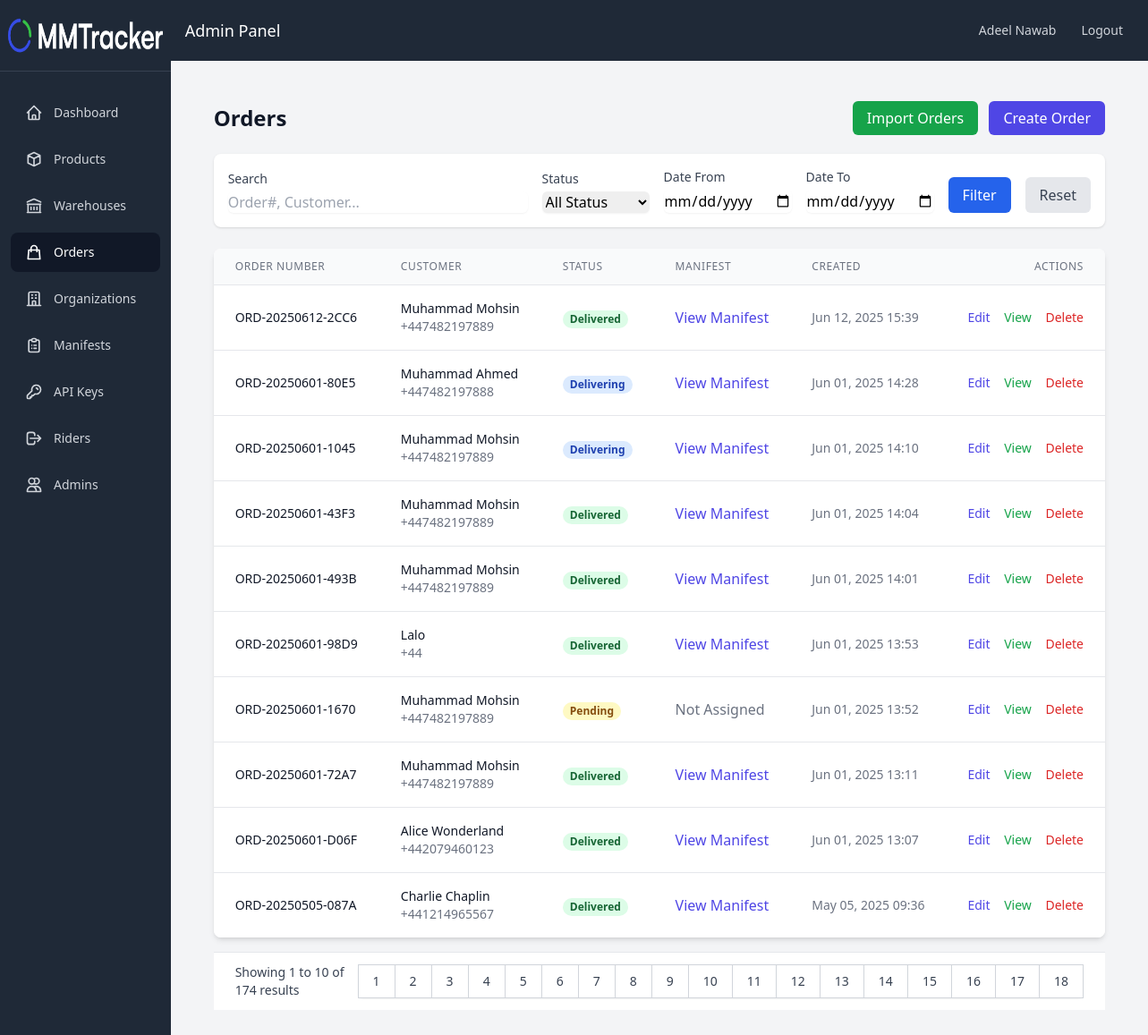
Screenshot of /pages/orders/index.php (signed in) with the database file from the repository.
### tables this page shows
CREATE TABLE `Orders` (
  `id` int(11) NOT NULL,
  `order_number` varchar(50) NOT NULL,
  `status` enum('pending','assigned','delivering','delivered','failed') NOT NULL DEFAULT 'pending',
  `notes` text DEFAULT NULL,
  `total_amount` decimal(10,2) DEFAULT NULL,
  `company_id` int(11) NOT NULL,
  `customer_id` int(11) DEFAULT NULL,
  `delivery_address_id` int(11) DEFAULT NULL,
  `organization_id` int(11) DEFAULT NULL,
  `drop_number` int(11) DEFAULT NULL,
  `created_at` timestamp NOT NULL DEFAULT current_timestamp(),
  `updated_at` timestamp NOT NULL DEFAULT current_timestamp() ON UPDATE current_timestamp(),
  `delivery_date` date DEFAULT NULL,
  `requires_image_proof` tinyint(1) DEFAULT NULL,
  `requires_signature_proof` tinyint(1) DEFAULT NULL,
  `proof_photo_url` varchar(255) DEFAULT NULL COMMENT 'Path to final delivery photo proof',
  `proof_signature_path` varchar(255) DEFAULT NULL COMMENT 'Path to final delivery signature proof',
  `latitude` decimal(10,7) DEFAULT NULL,
  `longitude` decimal(10,7) DEFAULT NULL
);

CREATE TABLE `Customers` (
  `id` int(11) NOT NULL,
  `company_id` int(11) DEFAULT NULL,
  `name` varchar(255) NOT NULL,
  `email` varchar(255) DEFAULT NULL,
  `phone` varchar(50) DEFAULT NULL,
  `created_at` timestamp NULL DEFAULT current_timestamp(),
  `updated_at` timestamp NULL DEFAULT current_timestamp() ON UPDATE current_timestamp()
);

### includes/config.php (called while the page is built, shortened)
<?php
$db_host = 'localhost';
$db_user = 'root';
$db_pass = '';
$db_name = 'u337053559_delivery';
$conn = mysqli_connect($db_host, $db_user, $db_pass, $db_name);
mysqli_set_charset($conn, "utf8mb4");
function isSuperAdmin() {
    return isset($_SESSION['user_type']) && $_SESSION['user_type'] === 'Super Admin';
}
function validUser() {
    global $conn;
    $query = "SELECT id, is_active FROM Users WHERE id = ?";
    $stmt = mysqli_prepare($conn, $query);
    mysqli_stmt_bind_param($stmt, "i", $_SESSION['user_id']);
    mysqli_stmt_execute($stmt);
    $result = mysqli_stmt_get_result($stmt);
    return true;
}
?>

### pages/orders/index.php (the view, shortened to what this page needs)
<?php
require_once '../../includes/config.php';
$page = isset($_GET['page']) ? (int)$_GET['page'] : 1;
$limit = 10;
$offset = ($page - 1) * $limit;
$search = isset($_GET['search']) ? cleanInput($_GET['search']) : '';
$where_clauses = [];
$params = [];
$types = '';
if (!isSuperAdmin()) {
    $where_clauses[] = "o.company_id = ?";
    $params[] = $_SESSION['company_id'];
    $types .= 'i';
}
$where_sql = !empty($where_clauses) ? ' WHERE ' . implode(' AND ', $where_clauses) : '';
$count_query = "SELECT COUNT(*) as count
                FROM Orders o
                LEFT JOIN Customers cust ON o.customer_id = cust.id"
               . $where_sql;
$count_stmt = mysqli_prepare($conn, $count_query);
if (!empty($params)) {
    mysqli_stmt_bind_param($count_stmt, $types, ...$params);
}
mysqli_stmt_execute($count_stmt);
$count_result = mysqli_stmt_get_result($count_stmt);
$total_records = mysqli_fetch_assoc($count_result)['count'];
$total_pages = ceil($total_records / $limit);
$query = "SELECT o.*, c.name as company_name, mo.manifest_id, cust.name as customer_name, cust.phone as phone
          FROM Orders o
          LEFT JOIN Companies c ON o.company_id = c.id
          LEFT JOIN ManifestOrders mo ON o.id = mo.order_id
          LEFT JOIN Customers cust ON o.customer_id = cust.id"
          . $where_sql .
         " ORDER BY o.created_at DESC
          LIMIT ? OFFSET ?";
$limit_offset_types = 'ii';
$params[] = $limit;
$params[] = $offset;
$final_types = $types . $limit_offset_types;
$stmt = mysqli_prepare($conn, $query);
if (!empty($params)) {
    mysqli_stmt_bind_param($stmt, $final_types, ...$params);
}
mysqli_stmt_execute($stmt);
$result = mysqli_stmt_get_result($stmt);
$pagination_params = [];
$base_query_string = http_build_query($pagination_params);
?>
<!DOCTYPE html>
<html lang="en">
<head>
    <script src="https://cdn.tailwindcss.com"></script>
</head>
<body class="bg-gray-100">
    <?php include_once '../../includes/navbar.php'; ?>
    <div class="flex-1 flex flex-col">
        <div class="bg-gray-800 p-4 flex justify-between items-center">
            <div class="text-white text-lg">Admin Panel</div>
            <div class="flex items-center">
                <span class="text-gray-300 text-sm mr-4"><?php echo $_SESSION['user_name']; ?></span>
                <a href="<?php echo SITE_URL; ?>logout.php"
                    class="text-gray-300 hover:bg-gray-700 hover:text-white px-3 py-2 rounded-md text-sm font-medium">
                    Logout
                </a>
            </div>
        </div>
        <div class="p-4">
            <div class="max-w-7xl mx-auto px-4 sm:px-6 lg:px-8 py-8">
                <div class="flex justify-between items-center mb-6">
                    <h1 class="text-2xl font-bold text-gray-900">Orders</h1>
                    <div class="space-x-2">
                         <a href="import.php" class="bg-green-600 text-white px-4 py-2 rounded-md hover:bg-green-700">Import Orders</a>
                        <a href="create.php" class="bg-indigo-600 text-white px-4 py-2 rounded-md hover:bg-indigo-700">Create Order</a>
                    </div>
                </div>
                <div class="bg-white p-4 rounded-lg shadow mb-6">
                    <form method="GET" class="flex flex-wrap gap-4 items-end">
                        <div class="flex-1 min-w-[150px]">
                            <label for="search" class="block text-sm font-medium text-gray-700">Search</label>
                            <input type="text" id="search" name="search" value="<?php echo htmlspecialchars($search); ?>"
                                placeholder="Order#, Customer..."
                                class="mt-1 w-full rounded-md border-gray-300 shadow-sm focus:border-indigo-500 focus:ring-indigo-500">
                        </div>
                        <div class="min-w-[120px]">
                             <label for="status" class="block text-sm font-medium text-gray-700">Status</label>
                            <select id="status" name="status" class="mt-1 w-full rounded-md border-gray-300 shadow-sm focus:border-indigo-500 focus:ring-indigo-500">
                                <option value="">All Status</option>
                            </select>
                        </div>
                        <div class="min-w-[140px]">
                             <label for="date_from" class="block text-sm font-medium text-gray-700">Date From</label>
                             <input type="date" id="date_from" name="date_from" value="<?php echo htmlspecialchars($_GET['date_from'] ?? ''); ?>"
                                    class="mt-1 w-full rounded-md border-gray-300 shadow-sm focus:border-indigo-500 focus:ring-indigo-500">
                        </div>
                         <div class="min-w-[140px]">
                             <label for="date_to" class="block text-sm font-medium text-gray-700">Date To</label>
                             <input type="date" id="date_to" name="date_to" value="<?php echo htmlspecialchars($_GET['date_to'] ?? ''); ?>"
                                    class="mt-1 w-full rounded-md border-gray-300 shadow-sm focus:border-indigo-500 focus:ring-indigo-500">
                        </div>
                        <button type="submit" class="bg-blue-600 text-white px-4 py-2 rounded-md hover:bg-blue-700">Filter</button>
                        <a href="index.php" class="bg-gray-200 text-gray-700 px-4 py-2 rounded-md hover:bg-gray-300">Reset</a>
                    </form>
                </div>
                <div class="bg-white shadow-md rounded-lg overflow-hidden">
                    <table class="min-w-full divide-y divide-gray-200">
                        <thead class="bg-gray-50">
                            <tr>
                                <th class="px-6 py-3 text-left text-xs font-medium text-gray-500 uppercase tracking-wider">Order Number</th>
                                <th class="px-6 py-3 text-left text-xs font-medium text-gray-500 uppercase tracking-wider">Customer</th>
                                <th class="px-6 py-3 text-left text-xs font-medium text-gray-500 uppercase tracking-wider">Status</th>
                                <th class="px-6 py-3 text-left text-xs font-medium text-gray-500 uppercase tracking-wider">Manifest</th>
                                <th class="px-6 py-3 text-left text-xs font-medium text-gray-500 uppercase tracking-wider">Created</th>
                                <th class="px-6 py-3 text-right text-xs font-medium text-gray-500 uppercase tracking-wider">Actions</th>
                            </tr>
                        </thead>
                        <tbody class="bg-white divide-y divide-gray-200">
                            <?php while ($order = mysqli_fetch_assoc($result)): ?>
                                <tr>
                                    <td class="px-6 py-4 whitespace-nowrap">
                                        <div class="text-sm font-medium text-gray-900"><?php echo htmlspecialchars($order['order_number']); ?></div>
                                    </td>
                                    <td class="px-6 py-4 whitespace-nowrap">
                                        <div class="text-sm text-gray-900"><?php echo htmlspecialchars($order['customer_name'] ?? ''); ?></div>
                                        <div class="text-sm text-gray-500"><?php echo htmlspecialchars($order['phone'] ?? ''); ?></div>
                                    </td>
                                    <td class="px-6 py-4 whitespace-nowrap">
                                        <span class="px-2 inline-flex text-xs leading-5 font-semibold rounded-full
                                <?php
                                switch ($order['status']) {
                                    case 'delivered':
                                        echo 'bg-green-100 text-green-800';
                                        break;
                                    case 'pending':
                                        echo 'bg-yellow-100 text-yellow-800';
                                        break;
                                    default:
                                        echo 'bg-blue-100 text-blue-800';
                                }
                                ?>">
                                            <?php echo ucfirst($order['status']); ?>
                                        </span>
                                    </td>
                                    <td class="px-6 py-4 whitespace-nowrap">
                                        <?php if ($order['manifest_id']): ?>
                                            <a href="../manifests/view.php?id=<?php echo $order['manifest_id']; ?>"
                                                class="text-indigo-600 hover:text-indigo-900">
                                                View Manifest
                                            </a>
                                        <?php else: ?>
                                            <span class="text-gray-500">Not Assigned</span>
                                        <?php endif; ?>
                                    </td>
                                    <td class="px-6 py-4 whitespace-nowrap text-sm text-gray-500">
                                        <?php echo date('M d, Y H:i', strtotime($order['created_at'])); ?>
                                    </td>
                                    <td class="px-6 py-4 whitespace-nowrap text-right text-sm font-medium">
                                        <a href="edit.php?id=<?php echo $order['id']; ?>" class="text-indigo-600 hover:text-indigo-900 mr-3">Edit</a>
                                        <a href="view.php?id=<?php echo $order['id']; ?>" class="text-green-600 hover:text-green-900 mr-3">View</a>
                                        <a href="delete.php?id=<?php echo $order['id']; ?>" class="text-red-600 hover:text-red-900">Delete</a>
                                    </td>
                                </tr>
                            <?php endwhile; ?>
                        </tbody>
                    </table>
                </div>
                <?php if ($total_pages > 1): ?>
                    <div class="bg-white px-4 py-3 flex items-center justify-between border-t border-gray-200 sm:px-6 mt-4">
                        <div class="hidden sm:flex-1 sm:flex sm:items-center sm:justify-between">
                            <div>
                                <p class="text-sm text-gray-700">
                                    Showing <span class="font-medium"><?php echo $offset + 1; ?></span> to
                                    <span class="font-medium"><?php echo min($offset + $limit, $total_records); ?></span> of
                                    <span class="font-medium"><?php echo $total_records; ?></span> results
                                </p>
                            </div>
                            <div>
                                <nav class="relative z-0 inline-flex rounded-md shadow-sm -space-x-px" aria-label="Pagination">
                                    <?php for ($i = 1; $i <= $total_pages; $i++): ?>
                                        <a href="?page=<?php echo $i; ?>&<?php echo $base_query_string; ?>"
                                            class="relative inline-flex items-center px-4 py-2 border border-gray-300 bg-white text-sm font-medium text-gray-700 hover:bg-gray-50
                                      <?php echo $i === $page ? 'bg-gray-100' : ''; ?>">
                                            <?php echo $i; ?>
                                        </a>
                                    <?php endfor; ?>
                                </nav>
                            </div>
                        </div>
                    </div>
                <?php endif; ?>
            </div>
        </div>
</body>
</html>

### rows the page displays
orders: order_number "ORD-20250612-2CC6", customer.name "Muhammad Mohsin", customer.phone "+447482197889", status "Delivered", created_at "Jun 12, 2025 15:39"
orders: order_number "ORD-20250601-80E5", customer.name "Muhammad Ahmed", customer.phone "+447482197888", status "Delivering", created_at "Jun 01, 2025 14:28"
orders: order_number "ORD-20250601-1045", customer.name "Muhammad Mohsin", customer.phone "+447482197889", status "Delivering", created_at "Jun 01, 2025 14:10"
orders: order_number "ORD-20250601-43F3", customer.name "Muhammad Mohsin", customer.phone "+447482197889", status "Delivered", created_at "Jun 01, 2025 14:04"
orders: order_number "ORD-20250601-493B", customer.name "Muhammad Mohsin", customer.phone "+447482197889", status "Delivered", created_at "Jun 01, 2025 14:01"
orders: order_number "ORD-20250601-98D9", customer.name "Lalo", customer.phone "+44", status "Delivered", created_at "Jun 01, 2025 13:53"
orders: order_number "ORD-20250601-1670", customer.name "Muhammad Mohsin", customer.phone "+447482197889", status "Pending", shows "Not Assigned", created_at "Jun 01, 2025 13:52"
orders: order_number "ORD-20250601-72A7", customer.name "Muhammad Mohsin", customer.phone "+447482197889", status "Delivered", created_at "Jun 01, 2025 13:11"
orders: order_number "ORD-20250601-D06F", customer.name "Alice Wonderland", customer.phone "+442079460123", status "Delivered", created_at "Jun 01, 2025 13:07"
orders: order_number "ORD-20250505-087A", customer.name "Charlie Chaplin", customer.phone "+441214965567", status "Delivered", created_at "May 05, 2025 09:36"

### other values shown
$_SESSION['user_name'] "Adeel Nawab"
$offset + 1 "1"
min($offset + $limit, $total_records) "10"
$total_records "174"
